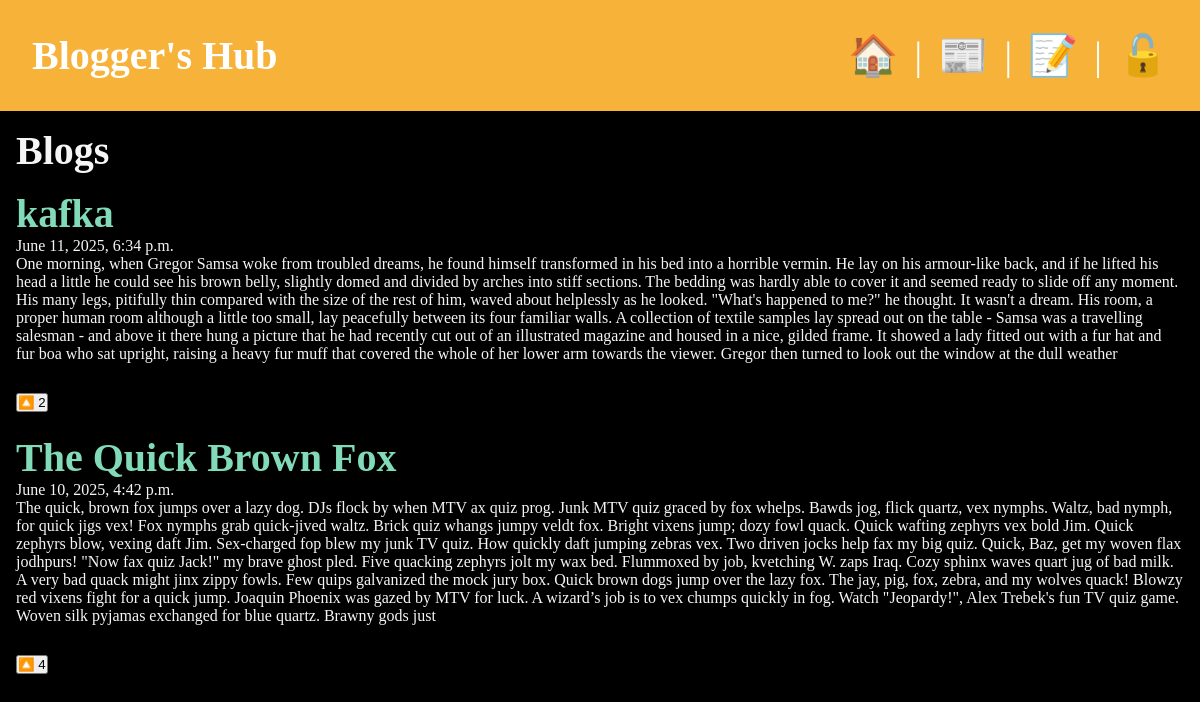
The app's page /blogs/ with its own data.
### myproj/blogs/models.py (models this page shows, shortened)
class Blog(models.Model):
    title = models.CharField(_("Title"), max_length=60)
    body = models.TextField(_("Body"))
    slug = models.SlugField(_("Slug"), unique=True, blank=True)
    date = models.DateTimeField(_("Date"), auto_now_add=True)
    banner = models.ImageField(_("Banner"), default="fallback.png", blank=True)
    author = models.ForeignKey(settings.AUTH_USER_MODEL, on_delete=models.CASCADE,null=True,blank=True, verbose_name=_("Author"))
    upvoted_by = models.ManyToManyField(settings.AUTH_USER_MODEL, related_name='upvoted_blogs', verbose_name=_("Upvoted by"))
    def total_upvotes(self):
        return self.upvoted_by.count()

### myproj/blogs/views.py (the view)
# urls.py: path('', views.blogs_list,name="list"),
def blogs_list(request):
    blogs = Blog.objects.all().order_by('-date')
    return render(request,'blogs/blogs_list.html',{'blogs':blogs})

### myproj/blogs/templates/blogs/blogs_list.html (shortened to what this page needs)
{% extends 'layout.html' %}
{% load i18n %}
{% block content %}
<section>
    <h1>{% trans "Blogs" %}</h1>
    {% for blog in blogs %}
    <article class="blog">
        <h2>
            <a href="{% url 'blogs:blog_page' slug=blog.slug %}">
                {{ blog.title }}
            </a>
        </h2>
        <p>{{ blog.date }}</p>
        <p>{{ blog.body }}</p>
        <form method="POST" action="{% url 'blogs:upvote_blog' blog.id %}">
            <button type="submit">
                🔼 {{ blog.total_upvotes }}
            </button>
        </form>
    </article>
    {% endfor %}
</section>
{% endblock %}

### myproj/templates/layout.html (shortened to what this page needs)
<!DOCTYPE html>
{% load static %}
{% load i18n %}
<html lang="en">
<head>
    <link rel="stylesheet" href="{% static 'css/styles.css'%}">
</head>
<body>
    <nav>
        <a href="/"><span role="img" aria-label="Home" title="Home">🏠</span></a> |
        <a href="{% url 'blogs:list' %}"><span role="img" aria-label="Blog" title="Blog">📰</span></a> |
        {% if user.is_authenticated%}
        <form class="logout" action="{% url 'users:logout' %}" method="post">
            {% csrf_token %}
            <button class="logout-button" aria-label="User Logout" title="User Logout">👋🏻</button> |
        </form>
        <a href="{% url 'users:profile' %}"><span role="img" aria-label="Profile" title="Profile">👨‍💼</span></a>
        {% else %}
        <a href="{% url 'users:register' %}"><span role="img" aria-label="Register User" title="User Registration">📝</span></a> |
        <a href="{% url 'users:login' %}"><span role="img" aria-label="User Login" title="User Login">🔓</span></a>
        {% endif %}
    </nav>
    <main>
        {% block content %}
        {% endblock %}
    </main>
</body>
</html>

### myproj/static/css/styles.css (style rules this page uses)
* { margin: 0; padding: 0; box-sizing: border-box; }
body { min-height: 100vh; background-color: black; color: whitesmoke; font-size: 3rem; }
nav h2 { display: flex; margin-right: auto; padding: 1rem; background-color: #f7b23a; color: white; font-size: 2.5rem; gap: 1rem; }
nav { display: flex; justify-content: flex-end; align-items: center; padding: 1rem; background-color: #f7b23a; color: white; font-size: 2.5rem; gap: 1rem; }
main { padding: 1rem; }
section { display: flex; flex-flow: column; gap: 1rem; }
h1, h2 { font-size: 2.5rem; }
p { font-size: 1rem; }
a { text-decoration: none; color: #81dbb8; }

### records on screen
Blog: title "kafka", date "June 11, 2025, 6:34 p.m.", body "One morning, when Gregor Samsa woke from troubled dreams, he found himself transformed in his bed into a horrible vermin. He lay on his armour-like back, and if he lifted his head a little he could see his brown belly, slightly domed and divided by arches into stiff sections. The bedding was hardly able to cover it and seemed ready to slide off any moment. His many legs, pitifully thin compared with the size of the rest of him, waved about helplessly as he looked. \"What's happened to me?\" he thought. It wasn't a dream. His room, a proper human room although a little too small, lay peacefully between its four familiar walls. A collection of textile samples lay spread out on the table - Samsa…", total_upvotes "2"
Blog: title "The Quick Brown Fox", date "June 10, 2025, 4:42 p.m.", body "The quick, brown fox jumps over a lazy dog. DJs flock by when MTV ax quiz prog. Junk MTV quiz graced by fox whelps. Bawds jog, flick quartz, vex nymphs. Waltz, bad nymph, for quick jigs vex! Fox nymphs grab quick-jived waltz. Brick quiz whangs jumpy veldt fox. Bright vixens jump; dozy fowl quack. Quick wafting zephyrs vex bold Jim. Quick zephyrs blow, vexing daft Jim. Sex-charged fop blew my junk TV quiz. How quickly daft jumping zebras vex. Two driven jocks help fax my big quiz. Quick, Baz, get my woven flax jodhpurs! \"Now fax quiz Jack!\" my brave ghost pled. Five quacking zephyrs jolt my wax bed. Flummoxed by job, kvetching W. zaps Iraq. Cozy sphinx waves quart jug of bad milk. A very bad…", total_upvotes "4"
